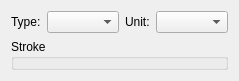
<?xml version="1.0" encoding="UTF-8"?>
<ui version="4.0">
 <class>LineSymbolizerWidgetForm</class>
 <widget class="QWidget" name="LineSymbolizerWidgetForm">
  <property name="geometry">
   <rect>
    <x>0</x>
    <y>0</y>
    <width>232</width>
    <height>63</height>
   </rect>
  </property>
  <property name="windowTitle">
   <string>Form</string>
  </property>
  <layout class="QGridLayout" name="gridLayout_5">
   <item row="0" column="0">
    <layout class="QGridLayout" name="gridLayout_4">
     <item row="0" column="0">
      <layout class="QGridLayout" name="gridLayout_3">
       <item row="0" column="0">
        <layout class="QGridLayout" name="gridLayout_2">
         <item row="0" column="0">
          <widget class="QLabel" name="m_lineSymbolizerTypeLabel">
           <property name="text">
            <string>Type:</string>
           </property>
          </widget>
         </item>
         <item row="0" column="1">
          <widget class="QComboBox" name="m_lkineSymbolizerTypeComboBox">
           <property name="sizePolicy">
            <sizepolicy hsizetype="Expanding" vsizetype="Fixed">
             <horstretch>0</horstretch>
             <verstretch>0</verstretch>
            </sizepolicy>
           </property>
          </widget>
         </item>
        </layout>
       </item>
       <item row="0" column="1">
        <layout class="QGridLayout" name="gridLayout">
         <item row="0" column="0">
          <widget class="QLabel" name="m_uomLabel">
           <property name="text">
            <string>Unit:</string>
           </property>
          </widget>
         </item>
         <item row="0" column="1">
          <widget class="QComboBox" name="m_uomComboBox">
           <property name="sizePolicy">
            <sizepolicy hsizetype="Expanding" vsizetype="Fixed">
             <horstretch>0</horstretch>
             <verstretch>0</verstretch>
            </sizepolicy>
           </property>
          </widget>
         </item>
        </layout>
       </item>
      </layout>
     </item>
     <item row="1" column="0">
      <widget class="QGroupBox" name="m_strokeGroupBox">
       <property name="title">
        <string>Stroke</string>
       </property>
       <property name="flat">
        <bool>true</bool>
       </property>
      </widget>
     </item>
    </layout>
   </item>
  </layout>
 </widget>
 <resources/>
 <connections/>
</ui>
